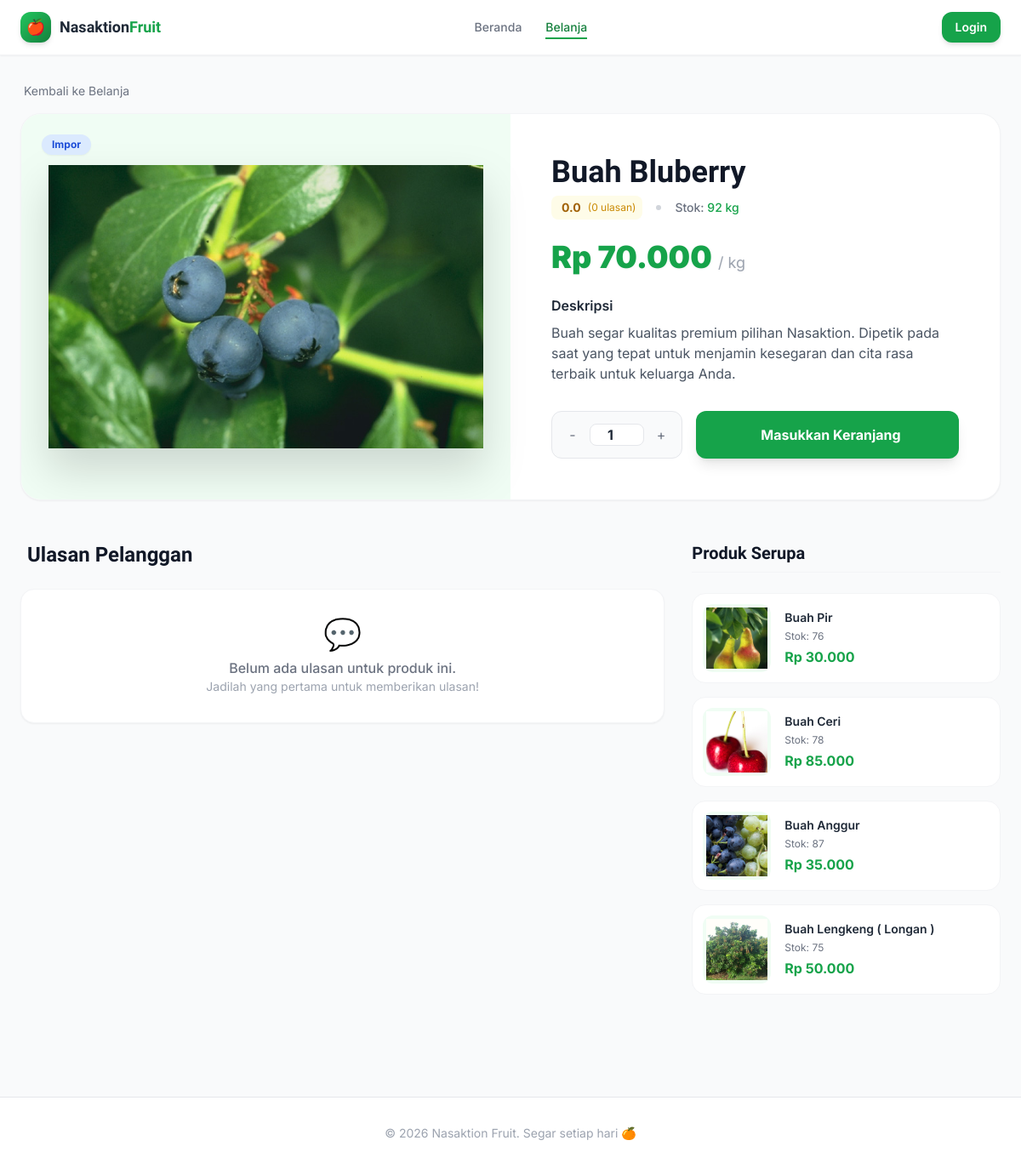
/customer/shop/product/9, run on the app's committed database.
### tables this page shows
CREATE TABLE `products` (
  `id` int UNSIGNED NOT NULL,
  `category_id` int UNSIGNED NOT NULL,
  `nama_buah` varchar(100) NOT NULL,
  `jenis` enum('Impor','Ekspor','Lokal') NOT NULL DEFAULT 'Lokal',
  `foto` varchar(255) DEFAULT NULL,
  `deskripsi` text,
  `harga_beli` decimal(15,2) NOT NULL DEFAULT '0.00',
  `harga_jual` decimal(15,2) NOT NULL DEFAULT '0.00',
  `stok` int NOT NULL DEFAULT '0',
  `satuan` varchar(20) NOT NULL DEFAULT 'kg',
  `is_active` tinyint(1) NOT NULL DEFAULT '1',
  `created_at` timestamp NULL DEFAULT CURRENT_TIMESTAMP,
  `updated_at` timestamp NULL DEFAULT CURRENT_TIMESTAMP ON UPDATE CURRENT_TIMESTAMP
);

### application/controllers/customer/Shop.php (called while the page is built, shortened)
<?php
class Shop extends CI_Controller {
    public function __construct() {
        $this->load->model('Product_model');
        $this->load->model('Category_model');
        $this->load->model('Feedback_model');
    }
    public function product($id) {
        $data['product'] = $this->Product_model->get_by_id($id);
        $data['title'] = $data['product']->nama_buah;
        $data['related'] = $this->Product_model->get_related($data['product']->category_id, $id, 4);
        $data['reviews'] = $this->Feedback_model->get_by_product($id);
        $data['avg_rating'] = $this->Feedback_model->get_product_avg_rating($id);
        $this->load->view('customer/shop/product', $data);
    }
}

### index.php (called while the page is built, shortened)
<?php
require_once BASEPATH.'core/CodeIgniter.php';

### application/models/Product_model.php (called while the page is built, shortened)
<?php
class Product_model extends CI_Model {
    public function get_by_id($id) {
        $this->db->select('p.*, c.nama_kategori');
        $this->db->from('products p');
        $this->db->join('categories c', 'c.id = p.category_id', 'left');
        $this->db->where('p.id', $id);
        return $this->db->get()->row();
    }
    public function get_related($category_id, $exclude_id, $limit = 4) {
        $this->db->select('p.*, c.nama_kategori');
        $this->db->from('products p');
        $this->db->join('categories c', 'c.id = p.category_id', 'left');
        $this->db->where('p.category_id', $category_id);
        $this->db->where('p.id !=', $exclude_id);
        $this->db->where('p.is_active', 1);
        $this->db->where('p.stok >', 0);
        $this->db->order_by('RAND()');
        $this->db->limit($limit);
        return $this->db->get()->result();
    }
}

### application/views/customer/shop/product.php (the view, shortened to what this page needs)
<?= $this->load->view('customer/layout/header', ['title'=> $title], TRUE) ?>
<div class="mb-4">
    <a href="<?= site_url('customer/shop') ?>" class="text-sm text-gray-500 hover:text-primary-600 inline-flex items-center gap-1">
        <span class="iconify" data-icon="lucide:arrow-left"></span> Kembali ke Belanja
    </a>
</div>
<div class="bg-white rounded-3xl border border-gray-100 shadow-sm overflow-hidden mb-12">
    <div class="grid grid-cols-1 md:grid-cols-2">
        <div class="bg-primary-50 min-h-[300px] md:min-h-full flex items-center justify-center p-8 relative">
            <?php if($product->foto): ?>
            <img src="<?= base_url('uploads/products/'.$product->foto) ?>" alt="<?= $product->nama_buah ?>" class="max-w-full max-h-[400px] object-contain drop-shadow-2xl hover:scale-105 transition-transform duration-500">
            <?php else: ?>
            <span class="text-9xl drop-shadow-xl">🍎</span>
            <?php endif; ?>
            <div class="absolute top-6 left-6 flex flex-col gap-2">
                <span class="text-xs font-bold px-3 py-1 rounded-full shadow-sm <?= $product->jenis=='Impor' ? 'bg-blue-100 text-blue-700' : ($product->jenis=='Ekspor' ? 'bg-purple-100 text-purple-700' : 'bg-green-100 text-green-700') ?>">
                    <?= $product->jenis ?>
                </span>
            </div>
        </div>
        <div class="p-8 md:p-12 flex flex-col justify-center">
            <h1 class="font-display font-black text-3xl md:text-4xl text-gray-900 mb-2"><?= $product->nama_buah ?></h1>
            <div class="flex items-center gap-4 mb-6">
                <div class="flex items-center gap-1 bg-yellow-50 px-2 py-1 rounded-lg">
                    <span class="text-sm font-bold text-yellow-700"><?= number_format($avg_rating ?? 0, 1) ?></span>
                    <span class="text-xs text-yellow-600 ml-1">(<?= count($reviews) ?> ulasan)</span>
                </div>
                <div class="w-1.5 h-1.5 rounded-full bg-gray-300"></div>
                <p class="text-sm text-gray-500 font-medium">Stok: <span class="<?= $product->stok>0 ? 'text-green-600':'text-red-500' ?>"><?= $product->stok ?> <?= $product->satuan ?? 'kg' ?></span></p>
            </div>
            <p class="text-4xl font-black text-primary-600 mb-6 drop-shadow-sm">Rp <?= number_format($product->harga_jual,0,',','.') ?> <span class="text-lg text-gray-400 font-normal">/ <?= $product->satuan ?? 'kg' ?></span></p>
            <div class="prose prose-sm text-gray-600 mb-8 max-w-none">
                <h4 class="text-gray-800 font-semibold mb-2">Deskripsi</h4>
                <p><?= nl2br($product->deskripsi ?? 'Buah segar kualitas premium pilihan Nasaktion. Dipetik pada saat yang tepat untuk menjamin kesegaran dan cita rasa terbaik untuk keluarga Anda.') ?></p>
            </div>
            <div class="mt-auto">
                <?php if($product->stok > 0): ?>
                <div class="flex items-center gap-4">
                    <div class="flex items-center bg-gray-50 border border-gray-200 rounded-xl p-1 h-14">
                        <button type="button" onclick="updateQty(-1)" class="w-10 h-10 flex items-center justify-center rounded-lg hover:bg-white hover:shadow-sm text-gray-500 transition-all">-</button>
                        <input type="number" id="qtyInput" value="1" min="1" max="<?= $product->stok ?>"
                               onblur="validateQty()" onkeydown="if(event.key === 'Enter') { event.preventDefault(); this.blur(); }"
                               class="w-16 text-center bg-white border border-gray-200 rounded-lg font-bold text-gray-800 focus:border-primary-500 focus:ring-2 focus:ring-primary-200 outline-none appearance-none">
                        <button type="button" onclick="updateQty(1)" class="w-10 h-10 flex items-center justify-center rounded-lg hover:bg-white hover:shadow-sm text-gray-500 transition-all">+</button>
                    </div>
                    <button type="button" onclick="addToCartDetail(<?= $product->id ?>, this)" class="flex-1 h-14 bg-primary-600 hover:bg-primary-700 text-white rounded-xl font-bold flex items-center justify-center gap-2 transition-all shadow-lg hover:shadow-primary-300 active:scale-[0.98]">
                        <span class="iconify text-xl" data-icon="lucide:shopping-cart"></span> Masukkan Keranjang
                    </button>
                </div>
                <?php else: ?>
                <div class="h-14 bg-gray-100 rounded-xl flex items-center justify-center text-gray-500 font-bold border border-gray-200 cursor-not-allowed">
                    Mohon Maaf, Stok Sedang Habis
                </div>
                <?php endif; ?>
            </div>
        </div>
    </div>
</div>
<div class="grid grid-cols-1 lg:grid-cols-3 gap-8 mb-12">
    <div class="lg:col-span-2">
        <h3 class="font-display font-bold text-2xl text-gray-900 mb-6 flex items-center gap-2">
            <span class="iconify text-yellow-500" data-icon="lucide:message-square"></span> Ulasan Pelanggan
        </h3>
        <?php if(!empty($reviews)): ?>
        <div class="space-y-4">
            <?php foreach($reviews as $r): ?>
            <div class="bg-white p-5 rounded-2xl border border-gray-100 shadow-sm">
                <div class="flex items-center justify-between mb-3">
                    <div class="flex items-center gap-3">
                        <div class="w-10 h-10 bg-primary-100 rounded-full flex items-center justify-center text-primary-700 font-bold">
                            <?= substr($r->nama ?? 'A', 0, 1) ?>
                        </div>
                        <div>
                            <p class="text-sm font-semibold text-gray-800"><?= $r->nama ?? 'Anonim' ?></p>
                            <p class="text-xs text-gray-400"><?= date('d M Y', strtotime($r->created_at)) ?></p>
                        </div>
                    </div>
                    <div class="flex gap-0.5">
                        <?php for($i=1; $i<=5; $i++): ?>
                        <span class="text-sm <?= $i <= $r->rating ? 'text-yellow-400' : 'text-gray-200' ?>">★</span>
                        <?php endfor; ?>
                    </div>
                </div>
                <p class="text-sm text-gray-600 leading-relaxed"><?= nl2br($r->isi_ulasan) ?></p>
                <?php if($r->balasan_admin): ?>
                <div class="mt-4 bg-gray-50 rounded-xl p-4 border-l-4 border-primary-500">
                    <p class="text-xs font-bold text-gray-700 mb-1">Balasan Admin:</p>
                    <p class="text-sm text-gray-600"><?= nl2br($r->balasan_admin) ?></p>
                </div>
                <?php endif; ?>
            </div>
            <?php endforeach; ?>
        </div>
        <?php else: ?>
        <div class="bg-white p-8 rounded-2xl border border-gray-100 text-center shadow-sm">
            <span class="text-4xl mb-2 block">💬</span>
            <p class="text-gray-500 font-medium">Belum ada ulasan untuk produk ini.</p>
            <p class="text-sm text-gray-400">Jadilah yang pertama untuk memberikan ulasan!</p>
        </div>
        <?php endif; ?>
    </div>
    <div>
        <h3 class="font-display font-bold text-xl text-gray-900 mb-6 pb-2 border-b border-gray-100">Produk Serupa</h3>
        <?php if(!empty($related)): ?>
        <div class="flex flex-col gap-4">
            <?php foreach($related as $rel): ?>
            <a href="<?= site_url('customer/shop/product/'.$rel->id) ?>" class="flex items-center gap-4 bg-white p-3 rounded-2xl border border-gray-100 hover:border-primary-200 hover:shadow-md transition-all group">
                <div class="w-20 h-20 bg-primary-50 rounded-xl flex items-center justify-center p-1 flex-shrink-0 overflow-hidden">
                    <?php if($rel->foto): ?>
                    <img src="<?= base_url('uploads/products/'.$rel->foto) ?>" class="w-full h-full object-cover group-hover:scale-110 transition-transform">
                    <?php else: ?>
                    <span class="text-3xl">🍎</span>
                    <?php endif; ?>
                </div>
                <div class="flex-1">
                    <h4 class="text-sm font-semibold text-gray-800 line-clamp-2 mb-1 group-hover:text-primary-600 transition-colors"><?= $rel->nama_buah ?></h4>
                    <p class="text-xs text-gray-500 mb-1">Stok: <?= $rel->stok ?></p>
                    <p class="font-bold text-primary-600">Rp <?= number_format($rel->harga_jual,0,',','.') ?></p>
                </div>
            </a>
            <?php endforeach; ?>
        </div>
        <?php else: ?>
        <p class="text-sm text-gray-500 italic bg-gray-50 p-4 rounded-xl text-center">Belum ada produk serupa.</p>
        <?php endif; ?>
    </div>
</div>
<?= $this->load->view('customer/layout/footer', [], TRUE) ?>

### application/views/customer/layout/header.php (style rules this page uses)
body { font-family: 'Inter', sans-serif; }
.font-display { font-family: 'Sora', sans-serif; }
html { overflow-y: scroll; }

### data on the page
products: foto (picture), jenis "Impor", nama_buah "Buah Bluberry", stok "92", satuan "kg", harga_jual "70.000", deskripsi "Buah segar kualitas premium pilihan Nasaktion. Dipetik pada saat yang tepat untuk menjamin kesegaran dan cita rasa terbaik untuk keluarga Anda.", stok "1"
products: foto (picture), nama_buah "Buah Pir", stok "76", harga_jual "30.000"
products: foto (picture), nama_buah "Buah Ceri", stok "78", harga_jual "85.000"
products: foto (picture), nama_buah "Buah Anggur", stok "87", harga_jual "35.000"
products: foto (picture), nama_buah "Buah Lengkeng ( Longan )", stok "75", harga_jual "50.000"

### other printed values
$avg_rating "0.0"
count($reviews) "0"
